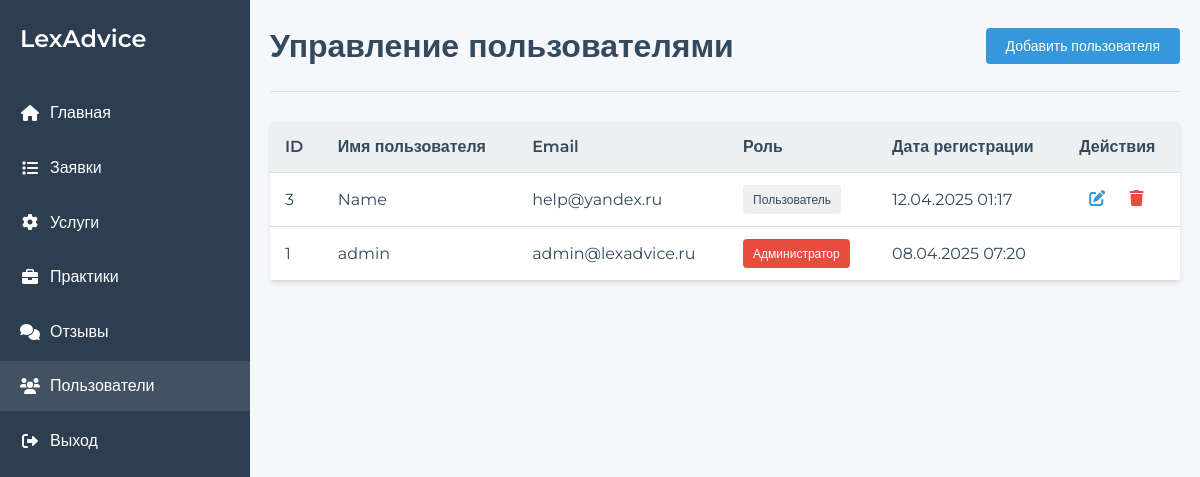
The page /admin/users.php (signed in) on the database its author committed.
### tables this page shows
CREATE TABLE `users` (
  `id` int(11) NOT NULL,
  `username` varchar(50) NOT NULL,
  `email` varchar(100) NOT NULL,
  `password` varchar(255) NOT NULL,
  `role` enum('admin','manager','user') NOT NULL DEFAULT 'user',
  `created_at` timestamp NULL DEFAULT current_timestamp()
);

### admin/users.php (the view, shortened to what this page needs)
<?php
include '../components/core.php';
$result = $mysqli->query("SELECT * FROM users ORDER BY id DESC");
$users = $result->fetch_all(MYSQLI_ASSOC);
?>
<!DOCTYPE html>
<html lang="ru">
<head>
    <link rel="stylesheet" href="https://cdnjs.cloudflare.com/ajax/libs/font-awesome/6.0.0/css/all.min.css">
    <link rel="stylesheet" href="/css/admin.css">
</head>
<body>
    <div class="admin-container">
        <div class="sidebar">
            <div class="sidebar-header">
                <h2>LexAdvice</h2>
            </div>
            <ul class="sidebar-menu">
                <li><a href="index.php"><i class="fas fa-home"></i> Главная</a></li>
                <li><a href="applications.php"><i class="fas fa-list"></i> Заявки</a></li>
                <li><a href="services.php"><i class="fas fa-cog"></i> Услуги</a></li>
                <li><a href="practices.php"><i class="fas fa-briefcase"></i> Практики</a></li>
                <li><a href="testimonials.php"><i class="fas fa-comments"></i> Отзывы</a></li>
                <li><a href="users.php" class="active"><i class="fas fa-users"></i> Пользователи</a></li>
                <li><a href="logout.php"><i class="fas fa-sign-out-alt"></i> Выход</a></li>
            </ul>
        </div>
        <div class="main-content">
            <div class="header">
                <h1>Управление пользователями</h1>
                <button class="btn-add" onclick="showAddUserModal()">Добавить пользователя</button>
            </div>
            <div class="users-table">
                <table>
                    <thead>
                        <tr>
                            <th>ID</th>
                            <th>Имя пользователя</th>
                            <th>Email</th>
                            <th>Роль</th>
                            <th>Дата регистрации</th>
                            <th>Действия</th>
                        </tr>
                    </thead>
                    <tbody>
                        <?php foreach ($users as $user): ?>
                        <tr>
                            <td><?php echo $user['id']; ?></td>
                            <td><?php echo htmlspecialchars($user['username']); ?></td>
                            <td><?php echo htmlspecialchars($user['email']); ?></td>
                            <td>
                                <span class="role-badge role-<?php echo $user['role']; ?>">
                                    <?php
                                    $role_labels = [
                                        'admin' => 'Администратор',
                                        'manager' => 'Менеджер',
                                        'user' => 'Пользователь'
                                    ];
                                    echo $role_labels[$user['role']];
                                    ?>
                                </span>
                            </td>
                            <td><?php echo date('d.m.Y H:i', strtotime($user['created_at'])); ?></td>
                            <td>
                                <?php if ($user['id'] != $_SESSION['user_id']): ?>
                                <button class="btn-edit" onclick="editUser(<?php echo $user['id']; ?>)">
                                    <i class="fas fa-edit"></i>
                                </button>
                                <button class="btn-delete" onclick="deleteUser(<?php echo $user['id']; ?>)">
                                    <i class="fas fa-trash"></i>
                                </button>
                                <?php endif; ?>
                            </td>
                        </tr>
                        <?php endforeach; ?>
                    </tbody>
                </table>
            </div>
        </div>
    </div>
</body>
</html>

### css/admin.css (style rules this page uses)
:root { --primary-color: #3498db; --secondary-color: #2c3e50; --success-color: #2ecc71; --danger-color: #e74c3c; --warning-color: #f1c40f; --light-color: #ecf0f1; --dark-color: #34495e; --border-color: #ddd; --shadow-color: rgba(0, 0, 0, 0.1); }
a { text-decoration: none; color: inherit; }
* { margin: 0; padding: 0; box-sizing: border-box; }
body { font-family: 'Montserrat', sans-serif; background-color: #f5f7fa; color: var(--dark-color); line-height: 1.6; }
.admin-container { display: flex; min-height: 100vh; }
.sidebar { width: 250px; background-color: var(--secondary-color); color: white; padding: 20px 0; position: fixed; height: 100vh; overflow-y: auto; }
.sidebar-header { padding: 0 20px; margin-bottom: 30px; }
.sidebar-header h2 { font-size: 1.5rem; font-weight: 600; }
.sidebar-menu { list-style: none; }
.sidebar-menu li { margin-bottom: 5px; }
.sidebar-menu a { display: flex; align-items: center; padding: 12px 20px; color: white; text-decoration: none; transition: background-color 0.3s; }
.sidebar-menu a:hover, .sidebar-menu a.active { background-color: rgba(255, 255, 255, 0.1); }
.sidebar-menu i { margin-right: 10px; width: 20px; text-align: center; }
.main-content { flex: 1; margin-left: 250px; padding: 20px; }
.header { display: flex; justify-content: space-between; align-items: center; margin-bottom: 30px; padding-bottom: 20px; border-bottom: 1px solid var(--border-color); }
.btn-add, .btn-save { background-color: var(--primary-color); color: white; border: none; padding: 10px 20px; border-radius: 4px; cursor: pointer; font-size: 14px; transition: background-color 0.3s; }
.btn-edit, .btn-delete { background: none; border: none; padding: 5px; cursor: pointer; font-size: 16px; margin: 0 5px; }
.btn-edit { color: var(--primary-color); }
.btn-delete { color: var(--danger-color); }
table { width: 100%; border-collapse: collapse; background-color: white; box-shadow: 0 2px 4px var(--shadow-color); border-radius: 4px; overflow: hidden; }
th, td { padding: 12px 15px; text-align: left; border-bottom: 1px solid var(--border-color); }
th { background-color: var(--light-color); font-weight: 600; }
.status-badge, .role-badge { display: inline-block; padding: 5px 10px; border-radius: 4px; font-size: 12px; font-weight: 500; }
.role-admin { background-color: var(--danger-color); color: white; }
.role-user { background-color: var(--light-color); color: var(--dark-color); }

### rows shown on the page
users: id "3", username "Name", email "help@yandex.ru", role "Пользователь", created_at "12.04.2025 01:17"
users: id "1", username "admin", email "admin@lexadvice.ru", role "Администратор", created_at "08.04.2025 07:20"
